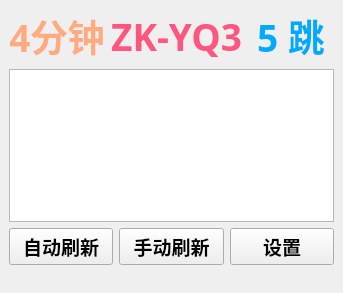
<?xml version="1.0" encoding="UTF-8"?>
<ui version="4.0">
 <class>MainWindow</class>
 <widget class="QMainWindow" name="MainWindow">
  <property name="geometry">
   <rect>
    <x>0</x>
    <y>0</y>
    <width>343</width>
    <height>293</height>
   </rect>
  </property>
  <property name="windowTitle">
   <string>馒狗预警</string>
  </property>
  <widget class="QWidget" name="centralwidget">
   <layout class="QVBoxLayout" name="verticalLayout">
    <item>
     <layout class="QHBoxLayout" name="horizontalLayout_2" stretch="1,1,1">
      <item>
       <widget class="QLabel" name="txt_CurrentTime">
        <property name="font">
         <font>
          <family>微软雅黑</family>
          <pointsize>28</pointsize>
          <weight>75</weight>
          <bold>true</bold>
         </font>
        </property>
        <property name="styleSheet">
         <string notr="true">color: rgb(255, 170, 127);</string>
        </property>
        <property name="text">
         <string>4分钟</string>
        </property>
        <property name="alignment">
         <set>Qt::AlignCenter</set>
        </property>
       </widget>
      </item>
      <item>
       <widget class="QLabel" name="txt_Location">
        <property name="font">
         <font>
          <family>微软雅黑</family>
          <pointsize>28</pointsize>
          <weight>75</weight>
          <bold>true</bold>
         </font>
        </property>
        <property name="styleSheet">
         <string notr="true">color: rgb(255, 85, 127);</string>
        </property>
        <property name="text">
         <string>ZK-YQ3</string>
        </property>
        <property name="alignment">
         <set>Qt::AlignCenter</set>
        </property>
       </widget>
      </item>
      <item>
       <widget class="QLabel" name="txt_CurrentJump">
        <property name="font">
         <font>
          <family>微软雅黑</family>
          <pointsize>28</pointsize>
          <weight>75</weight>
          <bold>true</bold>
         </font>
        </property>
        <property name="autoFillBackground">
         <bool>false</bool>
        </property>
        <property name="styleSheet">
         <string notr="true">color: rgb(0, 170, 255);</string>
        </property>
        <property name="frameShape">
         <enum>QFrame::NoFrame</enum>
        </property>
        <property name="frameShadow">
         <enum>QFrame::Plain</enum>
        </property>
        <property name="text">
         <string>5 跳</string>
        </property>
        <property name="scaledContents">
         <bool>false</bool>
        </property>
        <property name="alignment">
         <set>Qt::AlignCenter</set>
        </property>
       </widget>
      </item>
     </layout>
    </item>
    <item>
     <widget class="QTableWidget" name="table_Waring">
      <property name="selectionBehavior">
       <enum>QAbstractItemView::SelectRows</enum>
      </property>
     </widget>
    </item>
    <item>
     <layout class="QHBoxLayout" name="horizontalLayout">
      <item>
       <widget class="QPushButton" name="btn_Auto">
        <property name="font">
         <font>
          <family>微软雅黑</family>
          <pointsize>14</pointsize>
          <weight>75</weight>
          <bold>true</bold>
         </font>
        </property>
        <property name="text">
         <string>自动刷新</string>
        </property>
       </widget>
      </item>
      <item>
       <widget class="QPushButton" name="btn_Manual">
        <property name="font">
         <font>
          <family>微软雅黑</family>
          <pointsize>14</pointsize>
          <weight>75</weight>
          <bold>true</bold>
         </font>
        </property>
        <property name="text">
         <string>手动刷新</string>
        </property>
       </widget>
      </item>
      <item>
       <widget class="QPushButton" name="btn_Setting">
        <property name="font">
         <font>
          <family>微软雅黑</family>
          <pointsize>14</pointsize>
          <weight>75</weight>
          <bold>true</bold>
         </font>
        </property>
        <property name="text">
         <string>设置</string>
        </property>
       </widget>
      </item>
     </layout>
    </item>
   </layout>
  </widget>
  <widget class="QStatusBar" name="statusBar">
   <property name="sizeGripEnabled">
    <bool>false</bool>
   </property>
  </widget>
 </widget>
 <resources/>
 <connections/>
</ui>
